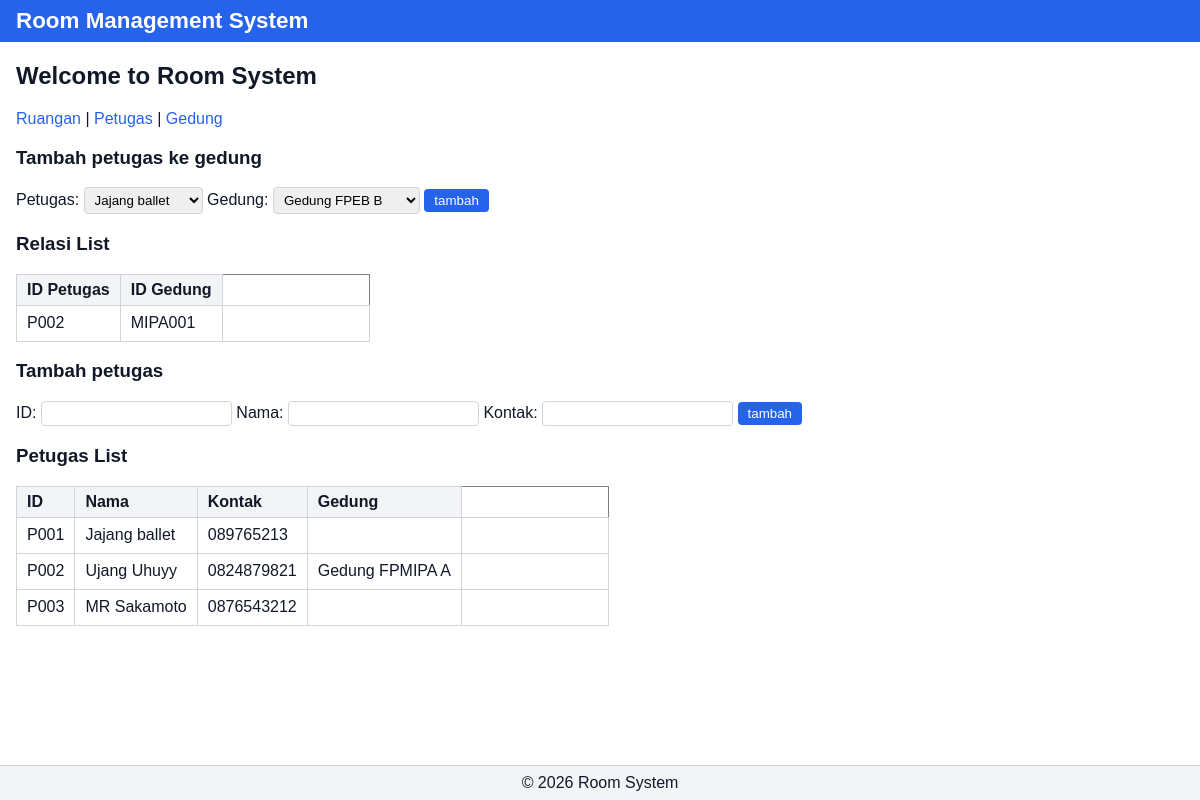
Screenshot of /?page=petugas with the database file from the repository.
### tables this page shows
CREATE TABLE `petugas_dan_gedung` (
  `id_petugas` varchar(100) NOT NULL,
  `id_gedung` varchar(100) NOT NULL,
  PRIMARY KEY (`id_petugas`,`id_gedung`),
  KEY `id_gedung` (`id_gedung`),
  CONSTRAINT `petugas_dan_gedung_ibfk_1` FOREIGN KEY (`id_petugas`) REFERENCES `petugas` (`id_petugas`),
  CONSTRAINT `petugas_dan_gedung_ibfk_2` FOREIGN KEY (`id_gedung`) REFERENCES `gedung` (`id_gedung`)
);

CREATE TABLE `petugas` (
  `id_petugas` varchar(100) NOT NULL,
  `nama_petugas` varchar(100) DEFAULT NULL,
  `kontak` varchar(100) DEFAULT NULL,
  PRIMARY KEY (`id_petugas`)
);

### connection/db.php (called while the page is built, shortened)
<?php
class Database
{
    private $host = "localhost";
    private $username = "app_user";
    private $password = "kunaonatuh1";
    private $dbname = "db_pinjam_ruangan";
    public function __construct()
    {
        try {
            $this->conn = new PDO("mysql:host=$this->host;dbname=$this->dbname", $this->username, $this->password);
        } catch (PDOException $e) {
            echo "Connection failed: " . $e->getMessage();
        }
    }
}
?>

### class/petugas.php (called while the page is built, shortened)
<?php
require_once 'connection/db.php';
class petugas
{
    private $db;
    public function __construct()
    {
        $this->db = (new Database())->conn;
    }
    public function getAllPetugas()
    {
        try {
            $stmt = $this->db->query("SELECT * FROM petugas");
            return $stmt->fetchAll(PDO::FETCH_ASSOC);
        } catch (PDOException $e) {
            echo "Fetch failed: " . $e->getMessage();
        }
    }
}
?>

### class/gedung.php (called while the page is built, shortened)
<?php
require_once 'connection/db.php';
class gedung
{
    private $db;
    public function __construct()
    {
        $this->db = (new Database())->conn;
    }
    public function getAllGedung()
    {
        try {
            $stmt = $this->db->query("SELECT * FROM gedung");
            return $stmt->fetchAll(PDO::FETCH_ASSOC);
        } catch (PDOException $e) {
            echo "Fetch failed: " . $e->getMessage();
        }
    }
}

### class/petugas_dan_gedung.php (called while the page is built, shortened)
<?php
require_once 'connection/db.php';
class petugas_dan_gedung
{
    private $db;
    public function __construct()
    {
        $this->db = (new Database())->conn;
    }
    public function getGedungPerPetugas()
    {
        try {
            $stmt = $this->db->query("SELECT pg.id_petugas, g.nama_gedung
                FROM petugas_dan_gedung pg
                JOIN gedung g ON g.id_gedung = pg.id_gedung");
            return $stmt->fetchAll(PDO::FETCH_GROUP | PDO::FETCH_COLUMN);
        } catch (PDOException $e) {
            echo "Fetch failed: " . $e->getMessage();
        }
    }
    public function getAllRelasi()
    {
        try {
            $stmt = $this->db->query("SELECT id_petugas, id_gedung FROM petugas_dan_gedung");
            return $stmt->fetchAll(PDO::FETCH_ASSOC);
        } catch (PDOException $e) {
            echo "Fetch failed: " . $e->getMessage();
        }
    }
}

### view/FormRelasi.php (the view, shortened to what this page needs)
<h3>Tambah petugas ke gedung</h3>
<form method="POST" action="?page=<?= $page ?>">
    <label>Petugas:</label>
    <select name="id_petugas">
        <?php foreach ($petugas->getAllPetugas() as $p): ?>
            <option value="<?= $p['id_petugas'] ?>"><?= $p['nama_petugas'] ?></option>
        <?php endforeach; ?>
    </select>
    <label>Gedung:</label>
    <select name="id_gedung">
        <?php foreach ($gedung->getAllGedung() as $g): ?>
            <option value="<?= $g['id_gedung'] ?>"><?= $g['nama_gedung'] ?></option>
        <?php endforeach; ?>
    </select>
    <button type="submit" name="tambah_relasi">tambah</button>
</form>
<h3>Relasi List</h3>
<table border="1">
    <tr>
        <th>ID Petugas</th>
        <th>ID Gedung</th>
    </tr>
    <?php foreach ($relasi->getAllRelasi() as $r): ?>
        <tr>
            <td>
                <?= $r['id_petugas'] ?>
            </td>
            <td>
                <?= $r['id_gedung'] ?>
            </td>
        </tr>
    <?php endforeach; ?>
</table>

### index.php (shortened to what this page needs)
<?php
require_once 'class/petugas.php';
require_once 'class/gedung.php';
require_once 'class/petugas_dan_gedung.php';
$gedung = new gedung();
$petugas = new petugas();
$relasi = new petugas_dan_gedung();
$page = $_GET['page'];
?>
<!DOCTYPE html>
<html lang="en">
<head>
    <link rel="stylesheet" href="style.css">
</head>
<body>
    <?php include 'view/header.php'; ?>
    <main>
        <h2>Welcome to Room System</h2>
        <nav>
            <a href="?page=ruangan">Ruangan</a> |
            <a href="?page=petugas">Petugas</a> |
            <a href="?page=gedung">Gedung</a>
        </nav>
        <?php
        if (isset($_GET['page'])) {
            if ($page == 'ruangan')
                include 'view/Ruangan.php';
            elseif ($page == 'petugas')
                include 'view/Petugas.php';
            elseif ($page == 'gedung')
                include 'view/Gedung.php';
        }
        ?>
    </main>
    <?php include 'view/footer.php'; ?>
</body>
</html>

### view/header.php (shortened to what this page needs)
<header>
    <h1>Room Management System</h1>
</header>

### view/Petugas.php (shortened to what this page needs)
<?php
include 'view/FormRelasi.php';
$gedungPerPetugas = $relasi->getGedungPerPetugas();
?>
<h3>Tambah petugas</h3>
<form method="POST" action="?page=petugas">
    <label>ID:</label>
    <input type="text" name="id_petugas">
    <label>Nama:</label>
    <input type="text" name="nama_petugas">
    <label>Kontak:</label>
    <input type="text" name="kontak">
    <button type="submit" name="tambah">tambah</button>
</form>
<h3>Petugas List</h3>
<table border="1">
    <tr>
        <th>ID</th>
        <th>Nama</th>
        <th>Kontak</th>
        <th>Gedung</th>
    </tr>
    <?php foreach ($petugas->getAllPetugas() as $m): ?>
        <tr>
            <td><?= $m['id_petugas'] ?></td>
            <td><?= $m['nama_petugas'] ?></td>
            <td><?= $m['kontak'] ?></td>
            <td>
                <?= implode(', ', $gedungPerPetugas[$m['id_petugas']] ?? []) ?>
            </td>
        </tr>
    <?php endforeach; ?>
</table>

### view/footer.php (shortened to what this page needs)
<footer>
    <p>&copy; 2026 Room System</p>
</footer>

### style.css (style rules this page uses)
:root { --color-primary: #2563eb; --color-danger: #dc2626; --color-border: #d1d5db; --color-header-bg: #f3f4f6; --color-selected: #fef08a; }
body { display: flex; flex-direction: column; min-height: 100vh; margin: 0; font-family: Arial, sans-serif; color: #111827; }
header { padding: 8px 16px; background: var(--color-primary); color: #fff; }
header h1 { margin: 0; font-size: 1.4rem; }
main { flex: 1; padding: 0 16px 16px; }
footer { padding: 8px 16px; background: var(--color-header-bg); border-top: 1px solid var(--color-border); text-align: center; }
footer p { margin: 0; }
nav { margin-bottom: 16px; }
nav a { color: var(--color-primary); text-decoration: none; }
table { border-collapse: collapse; }
th, td { padding: 6px 10px; border: 1px solid var(--color-border); text-align: left; }
th { background: var(--color-header-bg); }
input, select { padding: 4px 6px; border: 1px solid var(--color-border); border-radius: 4px; }
button { padding: 4px 10px; border: none; border-radius: 4px; background: var(--color-primary); color: #fff; cursor: pointer; }

### rows the page displays
petugas_dan_gedung: id_petugas "P002", id_gedung "MIPA001"
petugas: id_petugas "P001", nama_petugas "Jajang ballet", kontak "089765213"
petugas: id_petugas "P002", nama_petugas "Ujang Uhuyy", kontak "0824879821", id_petugas "Gedung FPMIPA A"
petugas: id_petugas "P003", nama_petugas "MR Sakamoto", kontak "0876543212"

### other values shown
form field id_petugas "Jajang ballet"
form field id_gedung "Gedung FPEB B"
